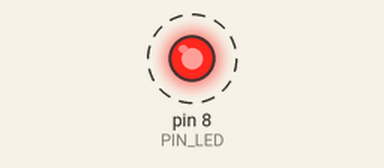
Simulated run of this sketch. Board: Arduino Uno, built with avr-gcc and run on an emulated ATmega328P. On the bench: output pins drawn as LEDs (lit = HIGH). Dashed ring = blinking. What the sketch prints to the serial monitor is not drawn.

Above: at 0.5 s.
Timing chart, 0 to 4.7 s (numbered marks = the images above):
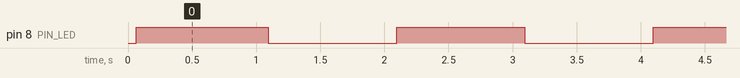

Measured:
- by itself, pin 8 (PIN_LED): alternates HIGH for 1.0 s and LOW for 1.0 s

The sketch:

01_Blink_LED.ino
```cpp
/*
 * ==============================================================================
 * PROYECTO 1: Control de Encendido y Apagado de un LED (Blink)
 * ==============================================================================
 * Descripción:
 *   Programa básico para alternar el estado de un LED conectado al pin digital 8
 *   de Arduino UNO cada 1000 milisegundos (1 segundo).
 *
 * Análisis Circuital:
 *   - Voltaje de alimentación digital (Arduino UNO): Vcc = 5.0 V
 *   - Voltaje directo típico del LED rojo: Vf ≈ 2.0 V
 *   - Corriente de trabajo recomendada: If ≈ 13.6 mA
 *   - Resistencia limitadora: R = (Vcc - Vf) / If = (5.0V - 2.0V) / 0.0136A = 220 Ω
 *   - Potencia disipada en R: P = I^2 * R = (0.0136)^2 * 220 ≈ 0.041 W (1/4 W sobra)
 *
 * Conexiones de Hardware:
 *   - Pin Digital 8 Arduino -> Ánodo (+) del LED (pata larga)
 *   - Cátodo (-) del LED (pata corta) -> Terminal 1 de Resistencia (220 Ω)
 *   - Terminal 2 de Resistencia -> GND de Arduino
 * ==============================================================================
 */

// Definición de pines mediante constantes para optimizar memoria y legibilidad
const uint8_t PIN_LED = 8;

// Configuración de tiempos (milisegundos)
const unsigned long TIEMPO_ENCENDIDO = 1000;
const unsigned long TIEMPO_APAGADO   = 1000;

void setup() {
  // Inicialización de la comunicación serial para monitoreo / depuración
  Serial.begin(9600);
  Serial.println(F("========================================"));
  Serial.println(F("  Sistema Iniciado: 01 - Blink LED      "));
  Serial.println(F("========================================"));

  // Configuración del pin del LED como salida digital
  pinMode(PIN_LED, OUTPUT);

  // Aseguramos que el LED inicie apagado
  digitalWrite(PIN_LED, LOW);
}

void loop() {
  // 1. Encender el LED
  digitalWrite(PIN_LED, HIGH);
  Serial.println(F("[ESTADO] LED ENCENDIDO (HIGH)"));
  delay(TIEMPO_ENCENDIDO);

  // 2. Apagar el LED
  digitalWrite(PIN_LED, LOW);
  Serial.println(F("[ESTADO] LED APAGADO (LOW)"));
  delay(TIEMPO_APAGADO);
}
```
